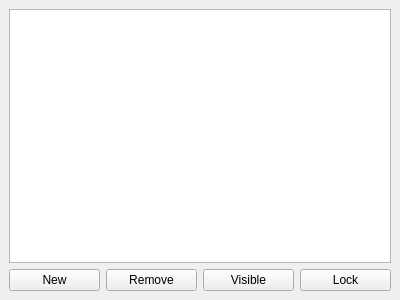
<?xml version="1.0" encoding="UTF-8"?>
<ui version="4.0">
 <class>hierarchydock</class>
 <widget class="QDockWidget" name="hierarchydock">
  <property name="geometry">
   <rect>
    <x>0</x>
    <y>0</y>
    <width>400</width>
    <height>300</height>
   </rect>
  </property>
  <property name="windowTitle">
   <string>Paticles</string>
  </property>
  <widget class="QWidget" name="dockWidgetContents">
   <layout class="QVBoxLayout" name="verticalLayout">
    <item>
     <widget class="QListWidget" name="listWidget"/>
    </item>
    <item>
     <layout class="QHBoxLayout" name="horizontalLayout">
      <item>
       <widget class="QPushButton" name="pushButton">
        <property name="text">
         <string>New</string>
        </property>
       </widget>
      </item>
      <item>
       <widget class="QPushButton" name="pushButton_2">
        <property name="text">
         <string>Remove</string>
        </property>
       </widget>
      </item>
      <item>
       <widget class="QPushButton" name="pushButton_3">
        <property name="text">
         <string>Visible</string>
        </property>
       </widget>
      </item>
      <item>
       <widget class="QPushButton" name="pushButton_4">
        <property name="text">
         <string>Lock</string>
        </property>
       </widget>
      </item>
     </layout>
    </item>
   </layout>
  </widget>
 </widget>
 <resources/>
 <connections/>
</ui>
